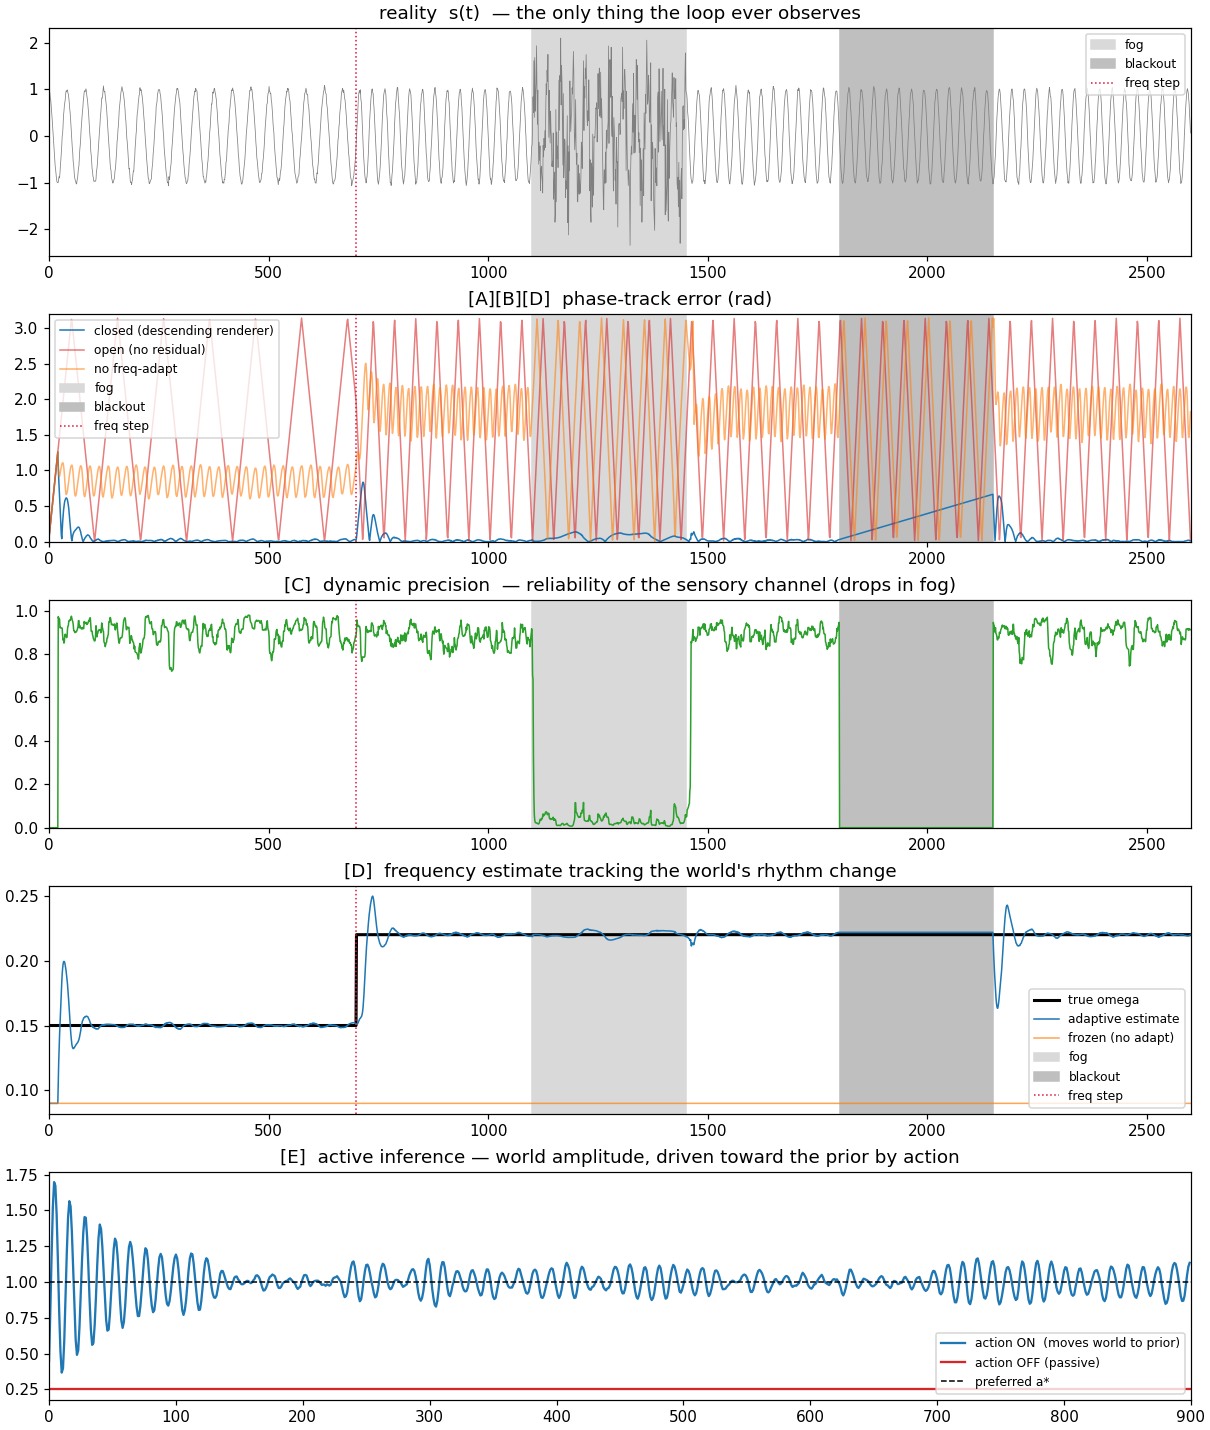

Recreate this plot in Python.
"""
Alavirta — the descending stream that closes the predictive loop.

PerceptionLab / Antti Luode (Helsinki), with Claude (Opus 4.8). July 2026.

    Do not hype. Do not lie. Just show.

The parent, CorticalLoop, already dead-reckons through a sensory blackout: it has
the metric anchor (grid) and the comparator (CA1 theta gate). What it did NOT have
is the one wire that lets a top-down state and a bottom-up sensory stream be
compared AT ALL: the descending renderer that puts the held internal state into the
sensor's own coordinate frame, so that

        residual = prediction - reality

is even a defined subtraction. Bottom-up lives in Takens delay space; the internal
generator lives in an abstract latent. You cannot subtract a delay vector from a
hidden state. This file builds the missing map g: h -> v_hat, closes the loop on it,
weights the residual by a DYNAMIC precision (not a fixed clock), and hands the error
signal a steering wheel (active inference).

Everything printed by run() is measured by the engine, not assumed. Pure numpy.
"""

import numpy as np

# --------------------------------------------------------------------------- #
#  1. The world (reality). A scalar oscillator we only ever observe as s(t).   #
#     Segmented so each mechanism gets its own falsifiable test.               #
# --------------------------------------------------------------------------- #

def make_world(cfg, rng):
    """Return s (observed scalar, with per-segment noise), phi_true, omega_true,
    and boolean masks for the fog and blackout segments."""
    T = cfg["T"]
    s        = np.zeros(T)
    phi_true = np.zeros(T)
    om_true  = np.zeros(T)
    fog      = np.zeros(T, bool)
    blackout = np.zeros(T, bool)

    phi = 0.0
    a   = 1.0
    for t in range(T):
        # frequency STEP at t_step: the world changes its own rhythm.
        om = cfg["omega0"] if t < cfg["t_step"] else cfg["omega1"]
        phi += om
        phi_true[t] = phi
        om_true[t]  = om
        s_clean = a * np.cos(phi)

        # sensory noise: quiet everywhere, loud in the fog band.
        in_fog = cfg["fog"][0] <= t < cfg["fog"][1]
        sig = cfg["sigma_fog"] if in_fog else cfg["sigma_clean"]
        fog[t] = in_fog
        s[t] = s_clean + rng.normal(0, sig)

        blackout[t] = cfg["blk"][0] <= t < cfg["blk"][1]

    return s, phi_true, om_true, fog, blackout


def delay_vector(s, t, m, tau):
    """Bottom-up recognizer: the Takens delay embedding v_t = [s(t), s(t-tau), ...].
    Returns None before enough history exists."""
    if t < (m - 1) * tau:
        return None
    return np.array([s[t - k * tau] for k in range(m)])


# --------------------------------------------------------------------------- #
#  2. The internal generative model + the DESCENDING RENDERER.                 #
#     State theta = (phi, omega, log_a). The renderer g(theta) produces a      #
#     PREDICTED delay vector v_hat in the SAME space as the recognizer's v.    #
# --------------------------------------------------------------------------- #

class Alavirta:
    def __init__(self, cfg):
        self.m   = cfg["m"]
        self.tau = cfg["tau"]
        self.phi = 0.0
        self.om  = cfg["omega0"] * 0.6        # deliberately WRONG start freq
        self.la  = 0.0                         # log amplitude (a = 1)
        # inference gains
        self.eta_phi = cfg["eta_phi"]
        self.eta_om  = cfg["eta_om"]
        self.eta_a   = cfg["eta_a"]
        # precision as a reliability weight in (0,1], driven by SENSORY noise
        self.sig_ref = cfg["sig_ref"]
        # switches for the ablations
        self.freq_adapt = cfg.get("freq_adapt", True)
        self.fixed_prec = cfg.get("fixed_prec", None)   # None => dynamic
        self.closed     = cfg.get("closed", True)       # False => no residual ever

    # ---- the descending renderer g(theta) -> v_hat  (this is the missing wire) ---
    #      renders the abstract state into a PREDICTED Takens delay vector, so the
    #      residual below is a defined subtraction in the recognizer's own space.
    def render(self):
        k  = np.arange(self.m)
        ph = self.phi - k * self.tau * self.om
        a  = np.exp(self.la)
        return a * np.cos(ph), ph, a

    def precision(self, noise_est):
        """Reliability of the sensory channel: high when the signal is clean, low
        in fog. Estimated from signal roughness, NOT from the model's own error, so
        an unlocked start cannot suppress its own means of locking."""
        if self.fixed_prec is not None:
            return self.fixed_prec
        return 1.0 / (1.0 + (noise_est / self.sig_ref) ** 2)

    def step(self, v_real, noise_est):
        """One tick. The prior generative flow always advances the hallucination.
        If the loop is closed and input is present, form the residual in delay
        space, invert it to a phase error, and apply a precision-weighted type-II
        correction (phase nudge + frequency integrator)."""
        # --- prior generative flow: the hallucination advances on its own ---
        self.phi += self.om

        Pi = 0.0
        e_rms = np.nan
        if self.closed and v_real is not None:
            v_hat, ph, a = self.render()
            e  = v_hat - v_real                    # residual, IN THE SHARED SPACE
            Pi = self.precision(noise_est)
            e_rms = float(np.sqrt(np.mean(e * e)))
            # first-order inversion of the delay-space residual -> phase error.
            #   d/dphi (1/2||v_hat-v_real||^2) = sum(e * -a sin ph);  curvature ~ (m/2)a^2
            g_phi = np.sum(e * (-a * np.sin(ph)))
            curv  = 0.5 * self.m * a * a + 1e-6
            d_est = -g_phi / curv                  # ~ (phi_true - phi), read off the residual
            self.phi += self.eta_phi * Pi * d_est
            if self.freq_adapt:                    # type-II: integrate phase error into omega
                self.om += self.eta_om * Pi * d_est
            # light amplitude relaxation (keeps the renderer honest, not the point)
            self.la -= self.eta_a * Pi * np.sum(e * v_hat) / (self.m * a * a + 1e-6)
        return Pi, e_rms


# --------------------------------------------------------------------------- #
#  3. Run + score. Circular phase error, per segment.                          #
# --------------------------------------------------------------------------- #

def circ_err(phi_a, phi_b):
    """Absolute circular difference in [0, pi]."""
    d = np.angle(np.exp(1j * (phi_a - phi_b)))
    return np.abs(d)


def roughness(s, t, w=12):
    """Lock-independent sensory-noise estimate: RMS of the second difference over a
    short window. For white noise of std sigma this is ~sqrt(6)*sigma; for a smooth
    oscillation the second difference is O(omega^2), negligible. So it measures the
    noise, not the model's error."""
    lo = max(2, t - w)
    if t < 2:
        return 0.0
    d2 = s[lo:t+1][2:] - 2 * s[lo:t+1][1:-1] + s[lo:t+1][:-2]
    if len(d2) == 0:
        return 0.0
    return float(np.sqrt(np.mean(d2 * d2) / 6.0))


def run(cfg, rng, **override):
    c = dict(cfg); c.update(override)
    s, phi_true, om_true, fog, blackout = make_world(c, rng)
    model = Alavirta(c)

    T = c["T"]
    perr = np.full(T, np.nan)
    oerr = np.full(T, np.nan)          # omega error
    prec = np.full(T, np.nan)
    omhat= np.full(T, np.nan)
    for t in range(T):
        v = None if blackout[t] else delay_vector(s, t, c["m"], c["tau"])
        n_est = roughness(s, t)
        Pi, _ = model.step(v, n_est)
        perr[t] = circ_err(model.phi, phi_true[t])
        oerr[t] = abs(model.om - om_true[t])
        prec[t] = Pi
        omhat[t]= model.om
    return dict(s=s, phi_true=phi_true, om_true=om_true, fog=fog,
                blackout=blackout, perr=perr, oerr=oerr, prec=prec, omhat=omhat)


# --------------------------------------------------------------------------- #
#  4. Active inference — the efferent arm.                                     #
#     Perception cannot change reality's amplitude; only ACTION can. The agent #
#     has a preferred observation a* and drives a motor u to make the world's  #
#     amplitude match it. residual -> muscle, not residual -> belief.          #
# --------------------------------------------------------------------------- #

def active_inference(cfg, rng, act_on):
    T   = cfg["ai_T"]
    a_star = cfg["a_star"]          # preferred amplitude (a prior over sensation)
    kappa  = cfg["ai_kappa"]        # world: a_true relaxes toward the actuator u
    eta_u  = cfg["ai_eta"]
    a_true = cfg["ai_a0"]           # reality starts far from preference
    u      = a_true                 # motor variable
    phi    = 0.0
    surprise = np.zeros(T)
    a_hist   = np.zeros(T)
    for t in range(T):
        phi += cfg["omega0"]
        a_obs = a_true + rng.normal(0, cfg["sigma_clean"])   # what the agent sees
        # precision-weighted preference error
        err = a_obs - a_star
        Pi  = 1.0 / (cfg["sigma_clean"]**2 + 1e-6)
        if act_on:
            u -= eta_u * Pi * err * 0.001        # error drives the steering wheel
        # world responds to the actuator (the only route to changing reality)
        a_true += kappa * (u - a_true)
        surprise[t] = abs(a_obs - a_star)
        a_hist[t]   = a_true
    return surprise, a_hist


# --------------------------------------------------------------------------- #
#  5. Config + main.                                                           #
# --------------------------------------------------------------------------- #

CFG = dict(
    T=2600, omega0=0.15, omega1=0.22,
    t_step=700,
    fog=(1100, 1450),
    blk=(1800, 2150),
    sigma_clean=0.03, sigma_fog=0.55,
    m=8, tau=3,
    eta_phi=0.30, eta_om=0.020, eta_a=0.05,
    sig_ref=0.09,                 # reliability half-point (~3x clean noise)
    # active inference
    ai_T=900, a_star=1.0, ai_a0=0.25, ai_kappa=0.04, ai_eta=6.0,
)


def seg_mean(x, lo, hi, mask=None):
    sl = slice(lo, hi)
    v = x[sl]
    if mask is not None:
        v = v[mask[sl]]
    v = v[~np.isnan(v)]
    return float(np.mean(v)) if len(v) else float("nan")


def make_figure(closed, open_, nofreq, fixhi, ai, path="alavirta.png"):
    import matplotlib
    matplotlib.use("Agg")
    import matplotlib.pyplot as plt
    s_on, a_on, s_off, a_off = ai
    T = CFG["T"]; t = np.arange(T)
    fig, ax = plt.subplots(5, 1, figsize=(11, 13), constrained_layout=True)

    def shade(a):
        a.axvspan(*CFG["fog"], color="0.85", label="fog")
        a.axvspan(*CFG["blk"], color="0.75", label="blackout")
        a.axvline(CFG["t_step"], color="crimson", ls=":", lw=1, label="freq step")

    ax[0].plot(t, closed["s"], lw=.5, color="0.5")
    ax[0].set_title("reality  s(t)  — the only thing the loop ever observes")
    shade(ax[0]); ax[0].set_xlim(0, T); ax[0].legend(loc="upper right", fontsize=8)

    ax[1].plot(t, closed["perr"], lw=1, color="C0", label="closed (descending renderer)")
    ax[1].plot(t, open_["perr"],  lw=1, color="C3", alpha=.6, label="open (no residual)")
    ax[1].plot(t, nofreq["perr"], lw=1, color="C1", alpha=.6, label="no freq-adapt")
    ax[1].set_title("[A][B][D]  phase-track error (rad)"); ax[1].set_ylim(0, 3.2)
    shade(ax[1]); ax[1].set_xlim(0, T); ax[1].legend(loc="upper left", fontsize=8)

    ax[2].plot(t, closed["prec"], lw=1, color="C2")
    ax[2].set_title("[C]  dynamic precision  — reliability of the sensory channel (drops in fog)")
    shade(ax[2]); ax[2].set_xlim(0, T); ax[2].set_ylim(0, 1.05)

    ax[3].plot(t, closed["om_true"], color="k", lw=2, label="true omega")
    ax[3].plot(t, closed["omhat"], color="C0", lw=1, label="adaptive estimate")
    ax[3].plot(t, nofreq["omhat"], color="C1", lw=1, alpha=.7, label="frozen (no adapt)")
    ax[3].set_title("[D]  frequency estimate tracking the world's rhythm change")
    shade(ax[3]); ax[3].set_xlim(0, T); ax[3].legend(loc="lower right", fontsize=8)

    ta = np.arange(CFG["ai_T"])
    ax[4].plot(ta, a_on,  color="C0", label="action ON  (moves world to prior)")
    ax[4].plot(ta, a_off, color="C3", label="action OFF (passive)")
    ax[4].axhline(CFG["a_star"], color="k", ls="--", lw=1, label="preferred a*")
    ax[4].set_title("[E]  active inference — world amplitude, driven toward the prior by action")
    ax[4].set_xlim(0, CFG["ai_T"]); ax[4].legend(loc="lower right", fontsize=8)

    fig.savefig(path, dpi=110)
    print(f"\nwrote {path}")


def main():
    rng = np.random.default_rng(0)

    closed = run(CFG, np.random.default_rng(1))
    open_  = run(CFG, np.random.default_rng(1), closed=False)
    nofreq = run(CFG, np.random.default_rng(1), freq_adapt=False)
    # fixed precision pinned to full trust -> must chase the fog noise
    fixhi  = run(CFG, np.random.default_rng(1), fixed_prec=1.0)

    T = CFG["T"]; fb = CFG["fog"]; bb = CFG["blk"]; ts = CFG["t_step"]

    print("=" * 66)
    print("ALAVIRTA — closing the predictive loop through the descending stream")
    print("=" * 66)

    print("\n[A] Descending renderer closes the loop (phase-track error, rad)")
    lock = (ts - 200, ts)   # settled window before the frequency step
    print(f"    settled, closed : {seg_mean(closed['perr'], *lock):.4f}")
    print(f"    settled, open   : {seg_mean(open_['perr'],  *lock):.4f}   (no residual, free-run)")

    print("\n[B] Dead-reckoning through the blackout (phase-track error, rad)")
    print(f"    in blackout, closed : {seg_mean(closed['perr'], *bb):.4f}")
    print(f"    in blackout, open   : {seg_mean(open_['perr'],  *bb):.4f}")
    post = (bb[1], bb[1] + 150)
    print(f"    re-lock after,closed: {seg_mean(closed['perr'], *post):.4f}")

    print("\n[C] Dynamic precision vs fixed-high gain, IN THE FOG (phase err, rad)")
    print(f"    dynamic precision : {seg_mean(closed['perr'], *fb):.4f}")
    print(f"    fixed-high gain   : {seg_mean(fixhi['perr'],  *fb):.4f}   (chases the noise)")
    # and both must still be good on clean data afterwards
    clean_after = (fb[1] + 100, bb[0])
    print(f"    (clean after fog) dynamic {seg_mean(closed['perr'], *clean_after):.4f}"
          f" / fixed {seg_mean(fixhi['perr'], *clean_after):.4f}")

    print("\n[D] Frequency-step tracking (omega error after the step)")
    aft = (ts + 250, fb[0])
    print(f"    with freq adapt : {seg_mean(closed['oerr'], *aft):.5f}")
    print(f"    no freq adapt   : {seg_mean(nofreq['oerr'], *aft):.5f}   (stuck at old rhythm)")
    print(f"    (also as phase err) adapt {seg_mean(closed['perr'], *aft):.4f}"
          f" / frozen {seg_mean(nofreq['perr'], *aft):.4f}")

    print("\n[E] Active inference — the efferent arm (mean surprise |a_obs - a*|)")
    s_on,  a_on  = active_inference(CFG, np.random.default_rng(2), act_on=True)
    s_off, a_off = active_inference(CFG, np.random.default_rng(2), act_on=False)
    tail = slice(CFG["ai_T"] - 200, CFG["ai_T"])
    print(f"    action ON  : {np.mean(s_on[tail]):.4f}   (moves the world to fit the prior)")
    print(f"    action OFF : {np.mean(s_off[tail]):.4f}  (paralyzed brain in a jar)")

    print("\n" + "=" * 66)
    ai = (s_on, a_on, s_off, a_off)
    make_figure(closed, open_, nofreq, fixhi, ai)
    return closed, open_, nofreq, fixhi, ai


if __name__ == "__main__":
    main()
